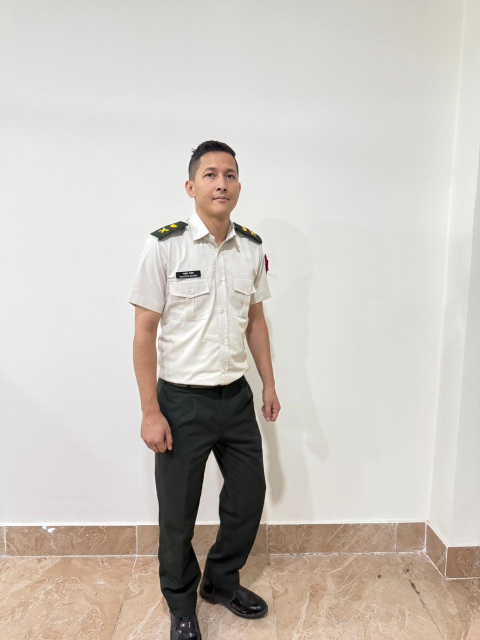
#> input picture dataset_files/train/images/1.jpeg, 960 x 1280 px (shown at 1/2 size); its folder holds only this picture in this run
$ python fix_labels.py
#> lines starting #> are read from the running program, lines starting #| are printed output that depends on the picture
"""
Run this script to visually assign the correct class to each image.

Controls:
  0  →  mark as Combat    (class 0, green label)
  1  →  mark as Official  (class 1, blue label)
  2  →  mark as Civil     (class 2, red label)
  3  →  mark as Tunik     (class 3, yellow label)
  s  →  skip this image (leave label unchanged)
  q  →  quit and save progress

Usage:
  python fix_labels.py
"""

import os
import glob
import cv2

IMAGE_DIRS = [
    "dataset_files/train/images",
    "dataset_files/val/images",
]
CLASS_NAMES = {0: "Combat", 1: "Official", 2: "Civil", 3: "Tunik"}
CLASS_COLORS = {0: (0, 255, 0), 1: (255, 0, 0), 2: (0, 0, 255), 3: (0, 255, 255)}
IMG_EXTS = {".jpg", ".jpeg", ".png", ".bmp"}


def label_path_for(img_path):
    stem = os.path.splitext(os.path.basename(img_path))[0]
    label_dir = img_path.replace("images", "labels", 1)
    label_dir = os.path.dirname(label_dir)
    return os.path.join(label_dir, stem + ".txt")


def read_label(lp):
    if not os.path.exists(lp):
        return []
    with open(lp) as f:
        return [line.strip() for line in f if line.strip()]


def write_label(lp, lines):
    os.makedirs(os.path.dirname(lp), exist_ok=True)
    with open(lp, "w") as f:
        f.write("\n".join(lines) + "\n")


def change_class(lines, new_cls):
    result = []
    for line in lines:
        parts = line.split()
        if parts:
            parts[0] = str(new_cls)
        result.append(" ".join(parts))
    return result


def make_full_box_line(cls_id):
    return f"{cls_id} 0.5 0.5 1.0 1.0"


def collect_images():
    images = []
    for d in IMAGE_DIRS:
        for ext in IMG_EXTS:
            images += glob.glob(os.path.join(d, f"*{ext}"))
            images += glob.glob(os.path.join(d, f"*{ext.upper()}"))
    return sorted(set(images))


def current_class(lines):
    for line in lines:
        parts = line.split()
        if parts:
            try:
                return int(parts[0])
            except ValueError:
                pass
    return None


def main():
    images = collect_images()
    print(f"Found {len(images)} images total.")

    cv2.namedWindow("Label Fixer", cv2.WINDOW_NORMAL)
    cv2.resizeWindow("Label Fixer", 900, 600)

    i = 0
    while i < len(images):
        img_path = images[i]
        lp = label_path_for(img_path)
        lines = read_label(lp)
        cls = current_class(lines)

        img = cv2.imread(img_path)
#> img is the input picture: shape (1280, 960, 3); mean B, G, R 190.4, 197.3, 203.5
        if img is None:
            i += 1
            continue

        display = img.copy()
        h, w = display.shape[:2]
#> h = 1280; w = 960

        # show current class banner
        cls_name = CLASS_NAMES.get(cls, "NO LABEL")
        color = CLASS_COLORS.get(cls, (128, 128, 128))
        cv2.rectangle(display, (0, 0), (w, 50), color, -1)
        cv2.putText(display, f"[{i+1}/{len(images)}] {os.path.basename(img_path)}",
                    (10, 20), cv2.FONT_HERSHEY_SIMPLEX, 0.55, (0, 0, 0), 1)
#> display: shape (1280, 960, 3); mean B, G, R 187.3, 194, 200.1
        cv2.putText(display, f"Current: {cls_name}  |  Press 0=Combat 1=Official 2=Civil 3=Tunik  s=skip  q=quit",
                    (10, 42), cv2.FONT_HERSHEY_SIMPLEX, 0.5, (0, 0, 0), 1)
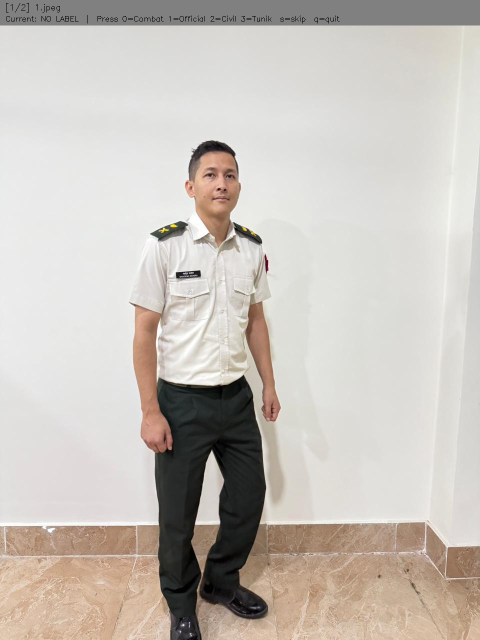
#> display: shape (1280, 960, 3) (shown at 1/2 size); mean B, G, R 187.1, 193.8, 200

        cv2.imshow("Label Fixer", display)
        key = cv2.waitKey(0) & 0xFF
#> (key q is pressed here)

        if key == ord('q'):
            print("Quit. Progress saved.")
            break
        elif key in (ord('0'), ord('1'), ord('2'), ord('3')):
            new_cls = key - ord('0')
            new_lines = change_class(lines, new_cls) if lines else [make_full_box_line(new_cls)]
            write_label(lp, new_lines)
            print(f"  {CLASS_NAMES[new_cls]} → {os.path.basename(img_path)}")
            i += 1
        elif key == ord('s'):
            print(f"  skip   → {os.path.basename(img_path)}")
            i += 1

    cv2.destroyAllWindows()
    print("\nDone. Now retrain with: python main.py train --epochs 50")


if __name__ == "__main__":
    main()
